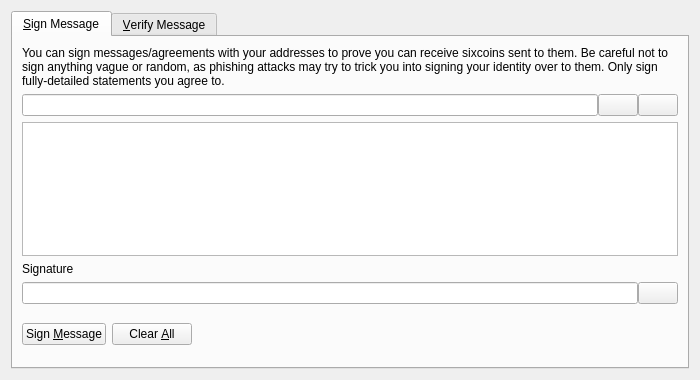
<?xml version="1.0" encoding="UTF-8"?>
<ui version="4.0">
 <class>SignVerifyMessageDialog</class>
 <widget class="QDialog" name="SignVerifyMessageDialog">
  <property name="geometry">
   <rect>
    <x>0</x>
    <y>0</y>
    <width>700</width>
    <height>380</height>
   </rect>
  </property>
  <property name="windowTitle">
   <string>Signatures - Sign / Verify a Message</string>
  </property>
  <property name="modal">
   <bool>true</bool>
  </property>
  <layout class="QVBoxLayout" name="verticalLayout">
   <item>
    <widget class="QTabWidget" name="tabWidget">
     <property name="currentIndex">
      <number>0</number>
     </property>
     <widget class="QWidget" name="tabSignMessage">
      <attribute name="title">
       <string>&amp;Sign Message</string>
      </attribute>
      <layout class="QVBoxLayout" name="verticalLayout_SM">
       <item>
        <widget class="QLabel" name="infoLabel_SM">
         <property name="text">
          <string>You can sign messages/agreements with your addresses to prove you can receive sixcoins sent to them. Be careful not to sign anything vague or random, as phishing attacks may try to trick you into signing your identity over to them. Only sign fully-detailed statements you agree to.</string>
         </property>
         <property name="textFormat">
          <enum>Qt::PlainText</enum>
         </property>
         <property name="wordWrap">
          <bool>true</bool>
         </property>
        </widget>
       </item>
       <item>
        <layout class="QHBoxLayout" name="horizontalLayout_1_SM">
         <property name="spacing">
          <number>0</number>
         </property>
         <item>
          <widget class="QValidatedLineEdit" name="addressIn_SM">
           <property name="toolTip">
            <string>The sixcoin address to sign the message with</string>
           </property>
          </widget>
         </item>
         <item>
          <widget class="QPushButton" name="addressBookButton_SM">
           <property name="toolTip">
            <string>Choose previously used address</string>
           </property>
           <property name="text">
            <string/>
           </property>
           <property name="icon">
            <iconset resource="../bitcoin.qrc">
             <normaloff>:/icons/address-book</normaloff>:/icons/address-book</iconset>
           </property>
           <property name="shortcut">
            <string>Alt+A</string>
           </property>
           <property name="autoDefault">
            <bool>false</bool>
           </property>
          </widget>
         </item>
         <item>
          <widget class="QPushButton" name="pasteButton_SM">
           <property name="toolTip">
            <string>Paste address from clipboard</string>
           </property>
           <property name="text">
            <string/>
           </property>
           <property name="icon">
            <iconset resource="../bitcoin.qrc">
             <normaloff>:/icons/editpaste</normaloff>:/icons/editpaste</iconset>
           </property>
           <property name="shortcut">
            <string>Alt+P</string>
           </property>
           <property name="autoDefault">
            <bool>false</bool>
           </property>
          </widget>
         </item>
        </layout>
       </item>
       <item>
        <widget class="QPlainTextEdit" name="messageIn_SM">
         <property name="toolTip">
          <string>Enter the message you want to sign here</string>
         </property>
        </widget>
       </item>
       <item>
        <widget class="QLabel" name="signatureLabel_SM">
         <property name="text">
          <string>Signature</string>
         </property>
         <property name="textFormat">
          <enum>Qt::PlainText</enum>
         </property>
        </widget>
       </item>
       <item>
        <layout class="QHBoxLayout" name="horizontalLayout_2_SM">
         <property name="spacing">
          <number>0</number>
         </property>
         <item>
          <widget class="QLineEdit" name="signatureOut_SM">
           <property name="font">
            <font>
             <italic>true</italic>
            </font>
           </property>
           <property name="readOnly">
            <bool>true</bool>
           </property>
          </widget>
         </item>
         <item>
          <widget class="QPushButton" name="copySignatureButton_SM">
           <property name="toolTip">
            <string>Copy the current signature to the system clipboard</string>
           </property>
           <property name="text">
            <string/>
           </property>
           <property name="icon">
            <iconset resource="../bitcoin.qrc">
             <normaloff>:/icons/editcopy</normaloff>:/icons/editcopy</iconset>
           </property>
           <property name="autoDefault">
            <bool>false</bool>
           </property>
          </widget>
         </item>
        </layout>
       </item>
       <item>
        <layout class="QHBoxLayout" name="horizontalLayout_3_SM">
         <item>
          <widget class="QPushButton" name="signMessageButton_SM">
           <property name="toolTip">
            <string>Sign the message to prove you own this sixcoin address</string>
           </property>
           <property name="text">
            <string>Sign &amp;Message</string>
           </property>
           <property name="icon">
            <iconset resource="../bitcoin.qrc">
             <normaloff>:/icons/edit</normaloff>:/icons/edit</iconset>
           </property>
           <property name="autoDefault">
            <bool>false</bool>
           </property>
          </widget>
         </item>
         <item>
          <widget class="QPushButton" name="clearButton_SM">
           <property name="toolTip">
            <string>Reset all sign message fields</string>
           </property>
           <property name="text">
            <string>Clear &amp;All</string>
           </property>
           <property name="icon">
            <iconset resource="../bitcoin.qrc">
             <normaloff>:/icons/remove</normaloff>:/icons/remove</iconset>
           </property>
           <property name="autoDefault">
            <bool>false</bool>
           </property>
          </widget>
         </item>
         <item>
          <spacer name="horizontalSpacer_1_SM">
           <property name="orientation">
            <enum>Qt::Horizontal</enum>
           </property>
           <property name="sizeHint" stdset="0">
            <size>
             <width>40</width>
             <height>48</height>
            </size>
           </property>
          </spacer>
         </item>
         <item>
          <widget class="QLabel" name="statusLabel_SM">
           <property name="font">
            <font>
             <weight>75</weight>
             <bold>true</bold>
            </font>
           </property>
           <property name="text">
            <string/>
           </property>
           <property name="wordWrap">
            <bool>true</bool>
           </property>
          </widget>
         </item>
         <item>
          <spacer name="horizontalSpacer_2_SM">
           <property name="orientation">
            <enum>Qt::Horizontal</enum>
           </property>
           <property name="sizeHint" stdset="0">
            <size>
             <width>40</width>
             <height>48</height>
            </size>
           </property>
          </spacer>
         </item>
        </layout>
       </item>
      </layout>
     </widget>
     <widget class="QWidget" name="tabVerifyMessage">
      <attribute name="title">
       <string>&amp;Verify Message</string>
      </attribute>
      <layout class="QVBoxLayout" name="verticalLayout_VM">
       <item>
        <widget class="QLabel" name="infoLabel_VM">
         <property name="text">
          <string>Enter the receiver's address, message (ensure you copy line breaks, spaces, tabs, etc. exactly) and signature below to verify the message. Be careful not to read more into the signature than what is in the signed message itself, to avoid being tricked by a man-in-the-middle attack. Note that this only proves the signing party receives with the address, it cannot prove sendership of any transaction!</string>
         </property>
         <property name="textFormat">
          <enum>Qt::PlainText</enum>
         </property>
         <property name="alignment">
          <set>Qt::AlignLeading|Qt::AlignLeft|Qt::AlignTop</set>
         </property>
         <property name="wordWrap">
          <bool>true</bool>
         </property>
        </widget>
       </item>
       <item>
        <layout class="QHBoxLayout" name="horizontalLayout_1_VM">
         <property name="spacing">
          <number>0</number>
         </property>
         <item>
          <widget class="QValidatedLineEdit" name="addressIn_VM">
           <property name="toolTip">
            <string>The sixcoin address the message was signed with</string>
           </property>
          </widget>
         </item>
         <item>
          <widget class="QPushButton" name="addressBookButton_VM">
           <property name="toolTip">
            <string>Choose previously used address</string>
           </property>
           <property name="text">
            <string/>
           </property>
           <property name="icon">
            <iconset resource="../bitcoin.qrc">
             <normaloff>:/icons/address-book</normaloff>:/icons/address-book</iconset>
           </property>
           <property name="shortcut">
            <string>Alt+A</string>
           </property>
           <property name="autoDefault">
            <bool>false</bool>
           </property>
          </widget>
         </item>
        </layout>
       </item>
       <item>
        <widget class="QPlainTextEdit" name="messageIn_VM"/>
       </item>
       <item>
        <widget class="QValidatedLineEdit" name="signatureIn_VM"/>
       </item>
       <item>
        <layout class="QHBoxLayout" name="horizontalLayout_2_VM">
         <item>
          <widget class="QPushButton" name="verifyMessageButton_VM">
           <property name="toolTip">
            <string>Verify the message to ensure it was signed with the specified sixcoin address</string>
           </property>
           <property name="text">
            <string>Verify &amp;Message</string>
           </property>
           <property name="icon">
            <iconset resource="../bitcoin.qrc">
             <normaloff>:/icons/transaction_0</normaloff>:/icons/transaction_0</iconset>
           </property>
           <property name="autoDefault">
            <bool>false</bool>
           </property>
          </widget>
         </item>
         <item>
          <widget class="QPushButton" name="clearButton_VM">
           <property name="toolTip">
            <string>Reset all verify message fields</string>
           </property>
           <property name="text">
            <string>Clear &amp;All</string>
           </property>
           <property name="icon">
            <iconset resource="../bitcoin.qrc">
             <normaloff>:/icons/remove</normaloff>:/icons/remove</iconset>
           </property>
           <property name="autoDefault">
            <bool>false</bool>
           </property>
          </widget>
         </item>
         <item>
          <spacer name="horizontalSpacer_1_VM">
           <property name="orientation">
            <enum>Qt::Horizontal</enum>
           </property>
           <property name="sizeHint" stdset="0">
            <size>
             <width>40</width>
             <height>48</height>
            </size>
           </property>
          </spacer>
         </item>
         <item>
          <widget class="QLabel" name="statusLabel_VM">
           <property name="font">
            <font>
             <weight>75</weight>
             <bold>true</bold>
            </font>
           </property>
           <property name="text">
            <string/>
           </property>
           <property name="wordWrap">
            <bool>true</bool>
           </property>
          </widget>
         </item>
         <item>
          <spacer name="horizontalSpacer_2_VM">
           <property name="orientation">
            <enum>Qt::Horizontal</enum>
           </property>
           <property name="sizeHint" stdset="0">
            <size>
             <width>40</width>
             <height>48</height>
            </size>
           </property>
          </spacer>
         </item>
        </layout>
       </item>
      </layout>
     </widget>
    </widget>
   </item>
  </layout>
 </widget>
 <customwidgets>
  <customwidget>
   <class>QValidatedLineEdit</class>
   <extends>QLineEdit</extends>
   <header>qvalidatedlineedit.h</header>
  </customwidget>
 </customwidgets>
 <resources>
  <include location="../bitcoin.qrc"/>
 </resources>
 <connections/>
</ui>
